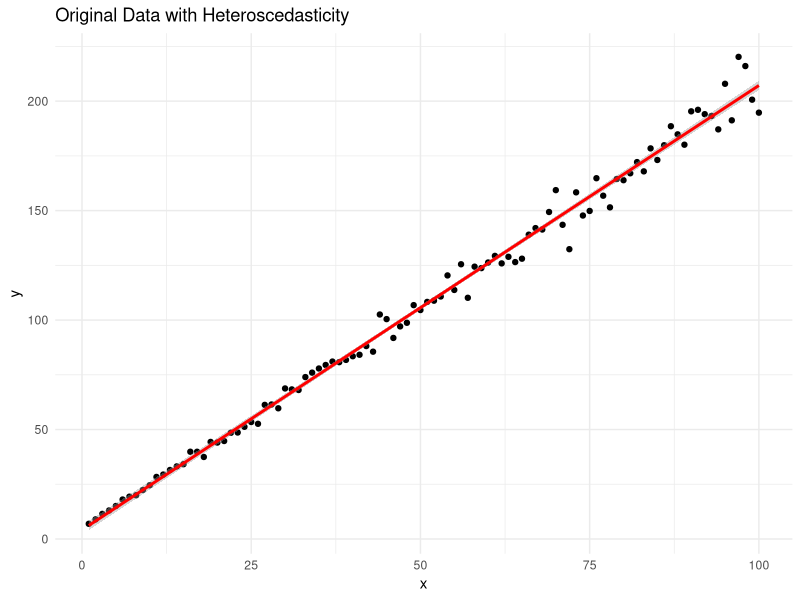
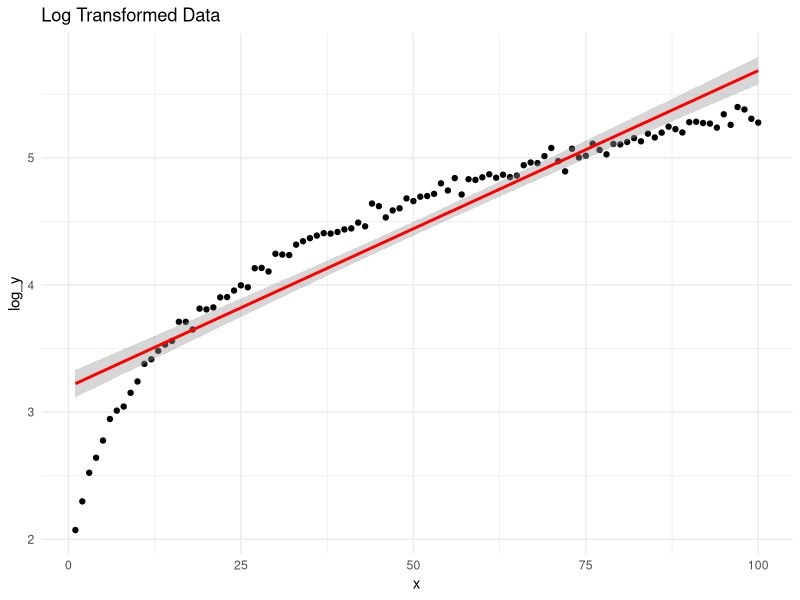
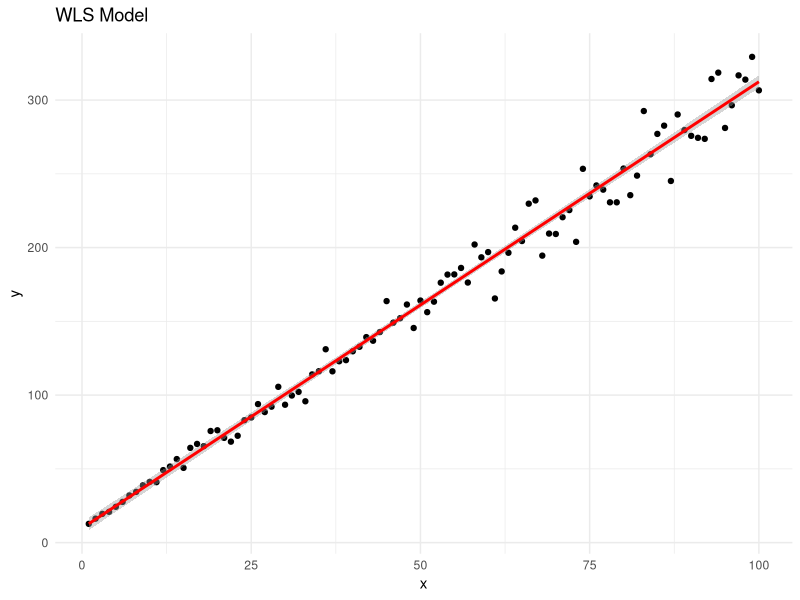
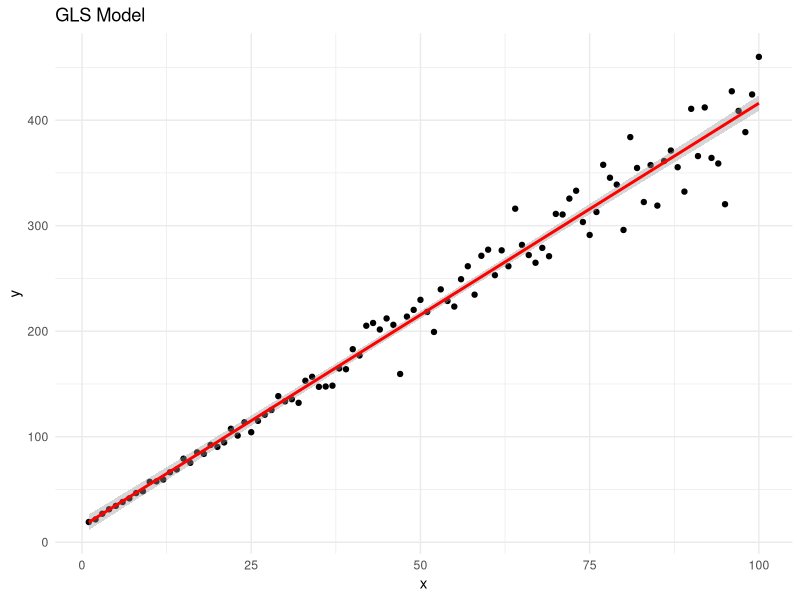
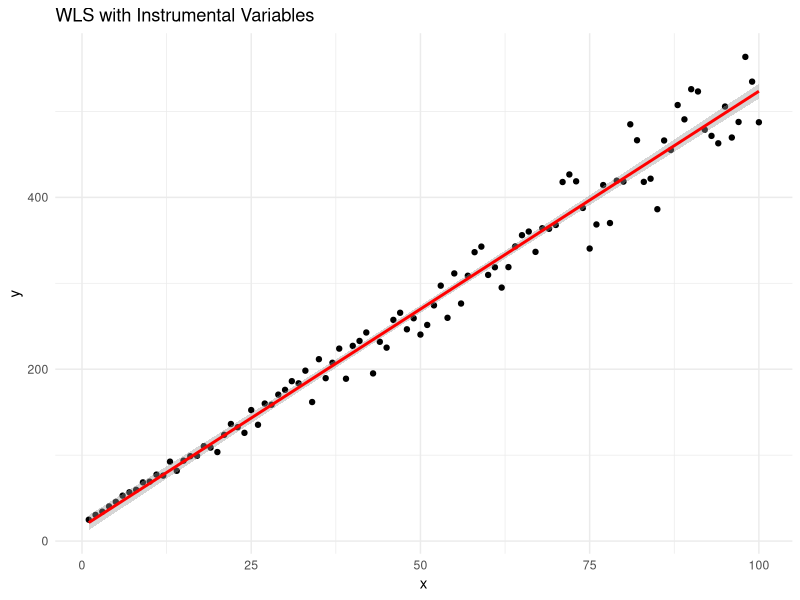

R code for these plots, in order:
rm(list=ls())

graph_new = function() {
  os = Sys.info()["sysname"]
  if (os == 'Windows') {
    windows()
  } else if (os == 'Darwin') {
    quartz()
  } else if (os == 'Linux') {
    x11()
  }
}

# 필요한 패키지 로드
library(ggplot2)
library(MASS)
library(car)
library(glmnet)
library(stats)

if (!require("nlme")) install.packages("nlme", dependencies = TRUE)
library(nlme)
if (!require("AER")) install.packages("AER", dependencies = TRUE)
library(AER)


# 1. 등분산성이 깨진 데이터 생성 및 로그변환
set.seed(123)
n <- 100
x <- seq(1, n)
y <- 5 + 2 * x + rnorm(n, mean = 0, sd = x * 0.1)  # 비등분산성 데이터

# 데이터 프레임 생성
data <- data.frame(x = x, y = y)

# 원본 데이터 시각화
ggplot(data, aes(x = x, y = y)) +
  geom_point() +
  geom_smooth(method = "lm", color = "red") +
  ggtitle("Original Data with Heteroscedasticity") +
  theme_minimal()

# 로그 변환
data$log_y <- log(data$y + 1)  # log 변환 (y + 1을 추가하여 0이 되는 값 방지)

# 로그 변환 후 데이터 시각화
ggplot(data, aes(x = x, y = log_y)) +
  geom_point() +
  geom_smooth(method = "lm", color = "red") +
  ggtitle("Log Transformed Data") +
  theme_minimal()

# 2. 비정상적인 분산을 가진 데이터 생성 및 WLS 해결
set.seed(456)
x_wls <- seq(1, n)
y_wls <- 10 + 3 * x_wls + rnorm(n, mean = 0, sd = x_wls * 0.2)  # 비정상적인 분산 데이터

# 데이터 프레임 생성
data_wls <- data.frame(x = x_wls, y = y_wls)

# 가중치 추정 (여기서는 단순히 x를 사용하여 가중치 예측)
weights <- 1 / (x_wls * 0.2 + 1)  # 가중치 (단순화된 예)

# WLS 모델 적합
wls_model <- lm(y ~ x, data = data_wls, weights = weights)

# WLS 결과 시각화
ggplot(data_wls, aes(x = x, y = y)) +
  geom_point() +
  geom_smooth(method = "lm", formula = y ~ x, color = "red") +
  ggtitle("WLS Model") +
  theme_minimal()

# 3. 비정상적인 분산을 가진 데이터 생성 및 GLS 해결
set.seed(789)
x_gls <- seq(1, n)
y_gls <- 15 + 4 * x_gls + rnorm(n, mean = 0, sd = x_gls * 0.3)  # 비정상적인 분산 데이터

# 데이터 프레임 생성
data_gls <- data.frame(x = x_gls, y = y_gls)

# GLS 모델 적합 (비정상적인 분산을 위해 AR1 구조를 가정)
gls_model <- gls(y ~ x, data = data_gls, correlation = corAR1(form = ~ x))

# GLS 결과 시각화
ggplot(data_gls, aes(x = x, y = y)) +
  geom_point() +
  geom_smooth(method = "lm", formula = y ~ x, color = "red") +
  ggtitle("GLS Model") +
  theme_minimal()

# 4. 비정상적인 분산을 가진 데이터 생성 및 도구변수를 사용한 WLS 해결
set.seed(101)
x_iv <- seq(1, n)
y_iv <- 20 + 5 * x_iv + rnorm(n, mean = 0, sd = x_iv * 0.4)  # 비정상적인 분산 데이터

# 데이터 프레임 생성
data_iv <- data.frame(x = x_iv, y = y_iv)

# 도구 변수 (단순화된 예로 x의 제곱을 도구변수로 사용)
data_iv$instrument <- x_iv^2

# 도구변수를 사용하여 가중치 추정
iv_model <- ivreg(y ~ x | instrument, data = data_iv)

# 예측된 가중치
predicted_weights <- predict(iv_model, newdata = data_iv)

# WLS 모델 적합
wls_iv_model <- lm(y ~ x, data = data_iv, weights = predicted_weights)

# WLS with IV 결과 시각화
ggplot(data_iv, aes(x = x, y = y)) +
  geom_point() +
  geom_smooth(method = "lm", formula = y ~ x, color = "red") +
  ggtitle("WLS with Instrumental Variables") +
  theme_minimal()
